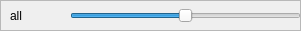
       <widget class="QFrame" name="frame_36">
        <property name="geometry">
         <rect>
          <x>0</x>
          <y>660</y>
          <width>301</width>
          <height>31</height>
         </rect>
        </property>
        <property name="frameShape">
         <enum>QFrame::StyledPanel</enum>
        </property>
        <property name="frameShadow">
         <enum>QFrame::Raised</enum>
        </property>
        <widget class="QSlider" name="allMotors">
         <property name="geometry">
          <rect>
           <x>70</x>
           <y>0</y>
           <width>231</width>
           <height>31</height>
          </rect>
         </property>
         <property name="minimum">
          <number>-50</number>
         </property>
         <property name="maximum">
          <number>50</number>
         </property>
         <property name="orientation">
          <enum>Qt::Horizontal</enum>
         </property>
        </widget>
        <widget class="QLabel" name="label_35">
         <property name="geometry">
          <rect>
           <x>10</x>
           <y>0</y>
           <width>91</width>
           <height>31</height>
          </rect>
         </property>
         <property name="text">
          <string>all</string>
         </property>
        </widget>
        <widget class="QFrame" name="frame_37">
         <property name="geometry">
          <rect>
           <x>40</x>
           <y>30</y>
           <width>301</width>
           <height>31</height>
          </rect>
         </property>
         <property name="frameShape">
          <enum>QFrame::StyledPanel</enum>
         </property>
         <property name="frameShadow">
          <enum>QFrame::Raised</enum>
         </property>
         <widget class="QSlider" name="horizontalSlider_29">
          <property name="geometry">
           <rect>
            <x>70</x>
            <y>0</y>
            <width>231</width>
            <height>31</height>
           </rect>
          </property>
          <property name="orientation">
           <enum>Qt::Horizontal</enum>
          </property>
         </widget>
         <widget class="QLabel" name="label_36">
          <property name="geometry">
           <rect>
            <x>10</x>
            <y>0</y>
            <width>91</width>
            <height>31</height>
           </rect>
          </property>
          <property name="text">
           <string>motor0</string>
          </property>
         </widget>
        </widget>
        <widget class="QFrame" name="frame_38">
         <property name="geometry">
          <rect>
           <x>20</x>
           <y>30</y>
           <width>301</width>
           <height>31</height>
          </rect>
         </property>
         <property name="frameShape">
          <enum>QFrame::StyledPanel</enum>
         </property>
         <property name="frameShadow">
          <enum>QFrame::Raised</enum>
         </property>
         <widget class="QSlider" name="horizontalSlider_30">
          <property name="geometry">
           <rect>
            <x>70</x>
            <y>0</y>
            <width>231</width>
            <height>31</height>
           </rect>
          </property>
          <property name="orientation">
           <enum>Qt::Horizontal</enum>
          </property>
         </widget>
         <widget class="QLabel" name="label_37">
          <property name="geometry">
           <rect>
            <x>10</x>
            <y>0</y>
            <width>91</width>
            <height>31</height>
           </rect>
          </property>
          <property name="text">
           <string>motor0</string>
          </property>
         </widget>
         <widget class="QFrame" name="frame_39">
          <property name="geometry">
           <rect>
            <x>40</x>
            <y>30</y>
            <width>301</width>
            <height>31</height>
           </rect>
          </property>
          <property name="frameShape">
           <enum>QFrame::StyledPanel</enum>
          </property>
          <property name="frameShadow">
           <enum>QFrame::Raised</enum>
          </property>
          <widget class="QSlider" name="horizontalSlider_31">
           <property name="geometry">
            <rect>
             <x>70</x>
             <y>0</y>
             <width>231</width>
             <height>31</height>
            </rect>
           </property>
           <property name="orientation">
            <enum>Qt::Horizontal</enum>
           </property>
          </widget>
          <widget class="QLabel" name="label_38">
           <property name="geometry">
            <rect>
             <x>10</x>
             <y>0</y>
             <width>91</width>
             <height>31</height>
            </rect>
           </property>
           <property name="text">
            <string>motor0</string>
           </property>
          </widget>
         </widget>
        </widget>
       </widget>
